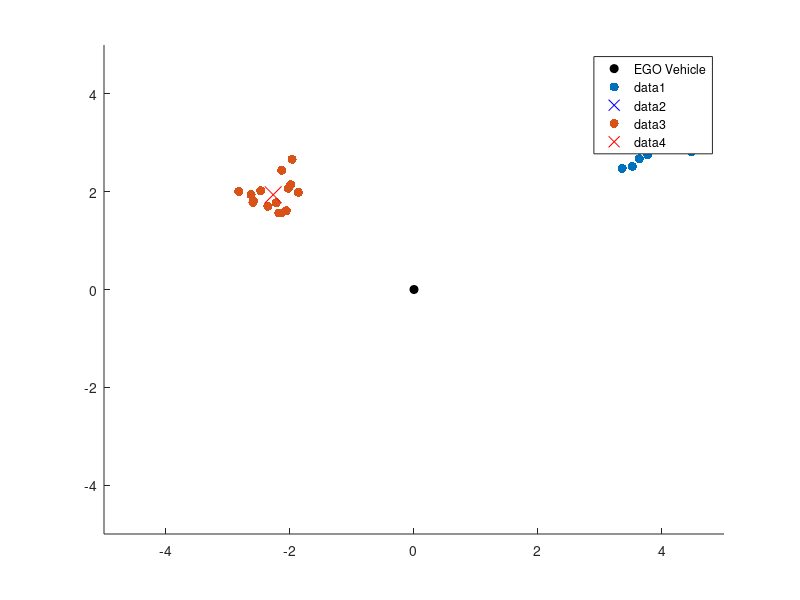

This figure's MATLAB source: (Note: this script raises an error after producing the figure.)
% Test to write occlusion model 
rng(1337)
% Generate random 2D point clouds 
N = 15;
PC1 = mvnrnd([4 3]', 0.1.*[1 0.2;0.2 1],N);

PC2 = mvnrnd([-2 2]', 0.1.*[1 0.2;0.2 1],N);

figure('Position',[600 100 1000 800])
    hold on
    p1 = plot(0,0,'ko','MarkerFaceColor','k');
    legend(p1,'EGO Vehicle')
    % PC1
    plot(PC1(:,1), PC1(:,2),'.','MarkerSize',20)
    m1 = mean(PC1);
    plot(m1(1),m1(2),'bx','MarkerSize',12)
    %plot([0 m1(1)], [0 m1(2)],'b')
    % define perpendicular line
    A1 = [1 -m1(1)/m1(2)]./norm([1 -m1(1)/m1(2)],2);    
    
    %plot([m1(1) m1(1)+A1(1)], [m1(2) m1(2)+A1(2)],'b')    
   
    % PC2
    plot(PC2(:,1), PC2(:,2),'.','MarkerSize',20)        
    m2 = mean(PC2);
    plot(m2(1),m2(2),'rx','MarkerSize',12)  
    %plot([0 m2(1)], [0 m2(2)],'r')
    % define perpendicular line         
    A2 = [1 -m2(1)/m2(2)]./norm([1 -m2(1)/m2(2)],2);
        
    %plot([m2(1) m2(1)+A2(1)], [m2(2) m2(2)+A2(2)],'r')      

    axis(0.5*[-10 10 -10 10])
    
    
% project points from PC2 & PC1 onto perp line
proj1 = zeros(size(PC1));
proj2 = zeros(size(PC2));

for k = 1:size(proj1,1)
    proj1(k,:) = sum(PC1(k,:).*A1) / sum(A1.*A1) .* A1;
end

for k = 1:size(proj2,1)
    proj2(k,:) = sum(PC2(k,:).*A2) / sum(A2.*A2) .* A2;
end

proj1 = repmat(m1,size(proj1,1),1) + proj1;
%plot(proj1(:,1), proj1(:,2),'db')

proj2 = repmat(m2,size(proj2,1),1) + proj2;
%plot(proj2(:,1), proj2(:,2),'dr')

% Rotate points to Y, so that we can find max & min index 

% Get angle for PC1 & PC2
x = [0 1];
phi1 = acos(sum(A1.*x)/(norm(x,2)*norm(A1,2)));
phi2 = acos(sum(A2.*x)/(norm(x,2)*norm(A2,2)));
% Rotate PC1 points by phi
R1 = [cos(phi1) -sin(phi1); sin(phi1) cos(phi1)];

R2 = [cos(phi2) -sin(phi2); sin(phi2) cos(phi2)];

proj1rot = proj1*R1';
proj2rot = proj2*R2';
% plot rotated points 
%plot(proj1rot(:,1), proj1rot(:,2),'db')
%hold on
%plot(proj2rot(:,1), proj2rot(:,2),'dr')

% Find min max points 

%[~, i1Max] = max(proj1rot(:,2))
%[~, i1Min] = min(proj1rot(:,2))


%[~, i2Max] = max(proj2rot(:,2))
%[~, i2Min] = min(proj2rot(:,2))

% plot(10.*[0 PC1(i1Max,1)],10.*[0 PC1(i1Max,2)],'m')
% plot(10.*[0 PC1(i1Min,1)],10.*[0 PC1(i1Min,2)],'m')
% 
% plot(10.*[0 PC2(i2Max,1)],10.*[0 PC2(i2Max,2)],'m')
% plot(10.*[0 PC2(i2Min,1)],10.*[0 PC2(i2Min,2)],'m')

idx = getOcclusionPoints2D(PC1);
plot(10.*[0 PC1(idx(1),1)],10.*[0 PC1(idx(1),2)],'m')
plot(10.*[0 PC1(idx(2),1)],10.*[0 PC1(idx(2),2)],'m')

idx = getOcclusionPoints2D(PC2);
plot(10.*[0 PC2(idx(1),1)],10.*[0 PC2(idx(1),2)],'m')
plot(10.*[0 PC2(idx(2),1)],10.*[0 PC2(idx(2),2)],'m')









